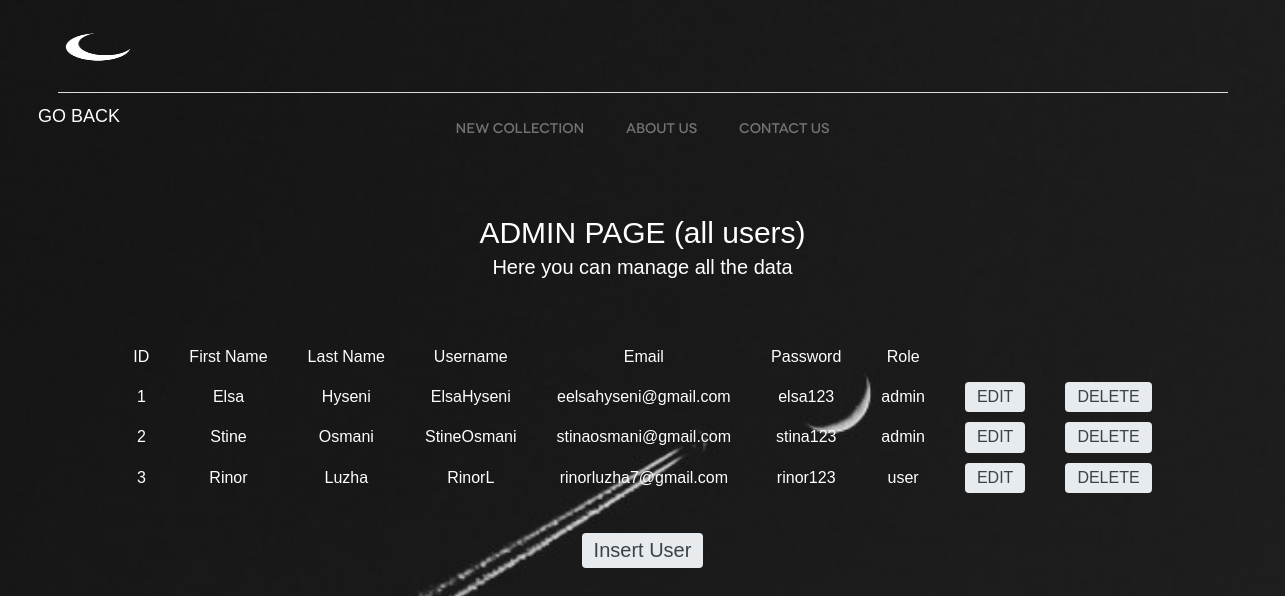
Page /view/manageUsers.php on the committed database.
### tables this page shows
CREATE TABLE `users` (
  `ID` int(11) NOT NULL,
  `Emri` varchar(50) NOT NULL,
  `Mbiemri` varchar(50) NOT NULL,
  `Username` varchar(50) NOT NULL,
  `Email` varchar(50) NOT NULL,
  `Password` varchar(50) NOT NULL,
  `Role` varchar(50) NOT NULL
);

### repository/usersRepo.php (called while the page is built, shortened)
<?php
	class usersRepo{
		private $connection;
		function __construct(){
			$connect = new DatabaseConnection;
			$this->connection = $connect->startConnection();
		}
	    function getAllUsers(){
	        $connect = $this->connection;
	        $sql = "SELECT * FROM users";
	        $statement = $connect->query($sql);
	        $allUsers = $statement->fetchAll();
	        return $allUsers;
 	    }
	}
?>

### view/manageUsers.php (the view, shortened to what this page needs)
<!DOCTYPE html>
<html>
    <head>
        <link rel="stylesheet" href="../CSS/style.css"/>
        <link rel="stylesheet" href="../CSS/Additionalitems.css"/>
        <link rel="stylesheet" href="../CSS/dashboards.css"/>
    </head>
    <body class="body8">
        <header id="header">
		<div class="container">
			<a href="Index.php" id="logo-dark" title="Luna">Luna</a>
		</div>
	</header>
	<nav id="menu">
		<div class="container">
			<ul>
				<li><a href="products.php">New collection</a></li>
				<li><a href="team.php">About Us</a></li>
				<li><a href="Contactus.php">Contact Us</a></li>
			</ul>
		</div>
	</nav>
        <div class="nav-div2">
        <ul class="nav-list2">
            <list> <a class="active go-back" href="profile.php"><b>GO BACK</b></list></a>
        </ul>
            <div class="items">
            <p class="titulli2">ADMIN PAGE (all users)</p>
            <pre class="pershkrimi2" >Here you can manage all the data</pre> <br> <br>
            <main>
	<div style="overflow-x: auto;">
	<center>
    <table>
		<tr>
			<th>ID</th>
			<th>First Name</th>
			<th>Last Name</th>
			<th>Username</th>
			<th>Email</th>
			<th>Password</th>
			<th>Role</th>
		</tr>
             <?php
             include_once '../repository/usersRepo.php';
             $userRepository = new usersRepo();
             $users = $userRepository->getAllUsers();
             foreach($users as $user){
                echo
                "
                <tr>
                     <td>$user[ID]</td>
                     <td>$user[Emri]</td>
                     <td>$user[Mbiemri] </td>
                     <td>$user[Username] </td>
                     <td>$user[Email] </td>
                     <td>$user[Password] </td>
                     <td>$user[Role] </td>
                     <td> <a href='editUser.php?id=$user[ID]' style='text-decoration: none;'>
						<input class='editButton' type='submit' value='EDIT'>
					 </a></td>
                    <td> <a href='../controllers/deleteUser.php?id=$user[ID]' style='text-decoration: none;'>
						<input class='deleteButton' type='submit' value='DELETE'>
					</a></td>
                </tr>
                ";
             }
             ?>
	</table> <br>
    <a href='insertUser.php' style='text-decoration: none;'>
			<input class='insertButton' type='submit' value='Insert User'>
		</a>
            </center>
	</div>
</main>
    </body>
</html>

### css/style.css (style rules this page uses)
html, body, div, span, applet, object, iframe, h1, h2, h3, h4, h5, h6, p, blockquote, pre, a, abbr, acronym, address, big, cite, code, del, dfn, em, img, ins, kbd, q, s, samp, small, strike, strong, sub, sup, tt, var, b, u, i, center, dl, dt, dd, ol, ul, li, fieldset, form, label, legend, table, caption, tbody, tfoot, thead, tr, th, td, article, aside, canvas, details, figcaption, figure, footer, header, hgroup, menu, nav, section, summary, time, mark, audio, video { margin: 0; padding: 0; border: 0; font-size: 100%; font: inherit; vertical-align: baseline; }
*, *:before, *:after { -moz-box-sizing: border-box; -webkit-box-sizing: border-box; box-sizing: border-box; }
input[type=tel], input[type=url], input[type=password], input[type=text], input[type=email], input[type=reset], input[type=button], input[type=submit], button, textarea { -webkit-appearance: none; -webkit-border-radius: 0; }
article, aside, details, figcaption, figure, footer, header, hgroup, menu, nav, section { display: block; }
ol, ul { list-style: none; }
table { border-collapse: collapse; border-spacing: 0; }
a[href], label[for], select, input[type=checkbox], input[type=radio] { cursor: pointer; }
button, input[type=button], input[type=image], input[type=reset], input[type=submit] { padding: 0; overflow: visible; cursor: pointer; }
th, td { vertical-align: top; }
th { font-weight: normal; text-align: left; }
body { font: 16px/30px Arial, Helvetica, sans-serif; color: #949697; background: #fff; -webkit-text-size-adjust: none; min-width: 320px; }
input, textarea, select, button { outline: none; font-family: Arial, Helvetica, sans-serif; }
a { text-decoration: none; color: #666668; }
.container { position: relative; width: 1170px; margin: 0 auto; }
#header .container { height: 93px; padding-top: 20px; padding-bottom: 20px; border-bottom: 1px solid #dcdcdc; }
#logo-dark { margin-top: 10px; width: 130px; height: 52px; display: block; float: left; cursor: pointer; text-indent: -9999em; background: url(../Project/logo-dashboard.png) no-repeat; background-size: 80px 34px; }
.go-back { color: white !important; }
#menu { text-align: center; color: #737375; font-size: 14px; font-weight: 500; }
#menu li { padding: 19px 19px 21px; display: inline-block; font-family: "Novecentowide"; }
#menu a { color: #737375; }

### css/additionalitems.css (style rules this page uses)
.body8 { background: linear-gradient(135deg, #ce0f6e, #1e46b4); background-attachment: fixed; overflow-x: hidden; }
table, th, td { border: none; border-collapse: collapse; padding: 0 20px; font-family:'Orbitron', sans-serif; color: #fff; }
th, td { text-align: center; padding-bottom: 10px; }
.titulli2 { color:white; font-family:'Orbitron', sans-serif; text-align:center; padding-top:130px; font-size:30px; }
.pershkrimi2 { color:white;text-align:center; font-family:'Orbitron', sans-serif; padding-top:4px; font-size:20px; }
p { color:white; font-family:'Orbitron', sans-serif; }
.nav-list2 { margin: -75px; padding-left: 100px; }
.nav-list2 a { float: left; color: black; text-align: center; text-decoration: none; padding: 13px; font-size: 18px; font-family: 'Orbitron', sans-serif; }
.nav-list2 a.active { font-family: 'Orbitron', sans-serif; }

### css/Dashboards.css (style rules this page uses)
.body8 { background-image: url(../Project/Dashboardd.jpg); font-family:'Orbitron', sans-serif; color: #dc94ebde; background-repeat: no-repeat; background-size: cover; }
.deleteButton { display: inline-block; outline: none; cursor: pointer; font-weight: 500; border-radius: 4px !important; padding: 6px 12px !important; border: 2px; color: #3a4149; background: #e7ebee; line-height: 1.15; font-size: 16px; }
.editButton { display: inline-block; outline: none; cursor: pointer; font-weight: 500; border-radius: 4px !important; padding: 6px 12px !important; border: 2px; color: #3a4149; background: #e7ebee; line-height: 1.15; font-size: 16px; }
.insertButton { display: inline-block; outline: none; cursor: pointer; font-weight: 500 !important; border-radius: 4px !important; padding: 6px 12px !important; border: 2px; color: #3a4149; background: #e7ebee; line-height: 1.15; font-size: 20px; }

### rows in the picture
users: ID "1", Emri "Elsa", Mbiemri "Hyseni", Username "ElsaHyseni", Email "eelsahyseni@gmail.com", Password "elsa123", Role "admin"
users: ID "2", Emri "Stine", Mbiemri "Osmani", Username "StineOsmani", Email "stinaosmani@gmail.com", Password "stina123", Role "admin"
users: ID "3", Emri "Rinor", Mbiemri "Luzha", Username "RinorL", Email "rinorluzha7@gmail.com", Password "rinor123", Role "user"
